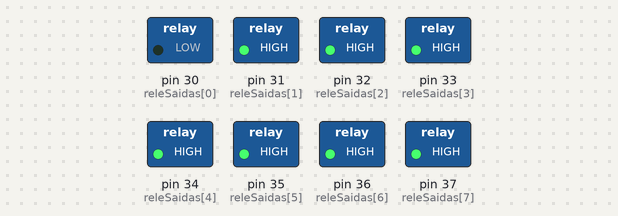
A sketch run on a simulated Arduino Mega 2560, built with avr-gcc and run on an emulated ATmega2560. Shown: switched loads named in the sketch (green lamp = pin HIGH).

Above: at 0.15 s.
At 1.35 s:
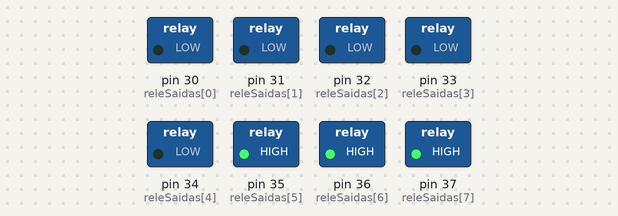
At 2.7 s:
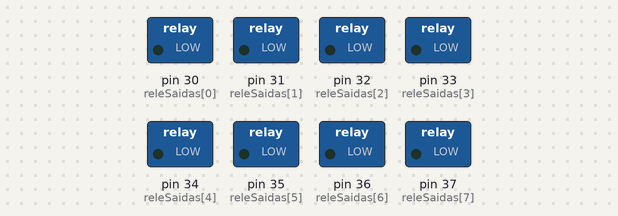
At 4.45 s:
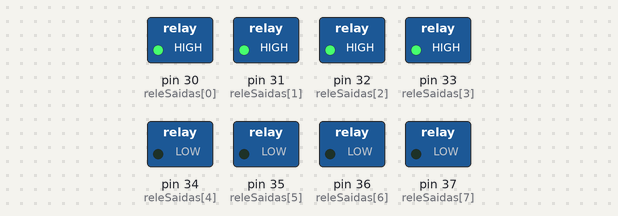
At 6.1 s:
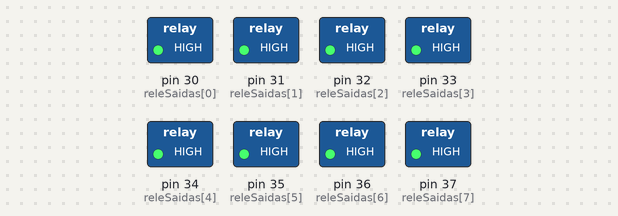
At 8.45 s:
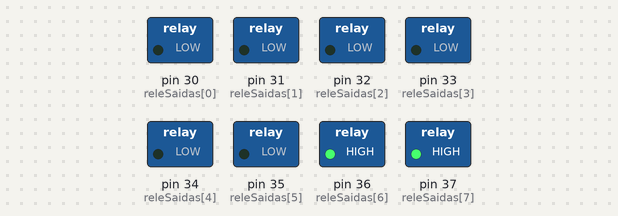
Timing chart, 0 to 8.8 s (numbered marks = the images above):
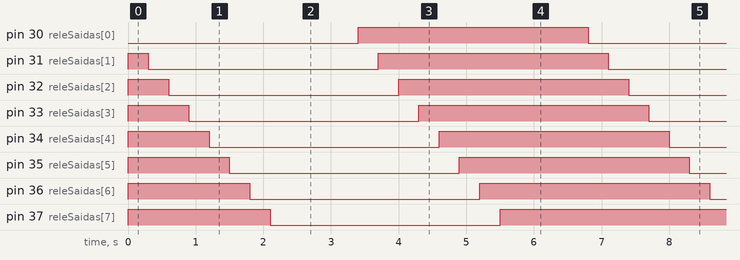

The sketch:

Teste_de_Bombeamento.ino
```cpp
// Definição dos seus pinos conforme informado
const int numSensores = 8;
const int releSaidas[numSensores] = {30, 31, 32, 33, 34, 35, 36, 37};

void setup() {
  // Inicializa cada pino do array como SAÍDA
  for (int i = 0; i < numSensores; i++) {
    pinMode(releSaidas[i], OUTPUT);

    // Garante que iniciem DESLIGADOS (High geralmente desliga módulos de relé comuns)
    digitalWrite(releSaidas[i], HIGH);
  }
}

void loop() {
  // 1. Liga um por um em sequência
  for (int i = 0; i < numSensores; i++) {
    digitalWrite(releSaidas[i], LOW); // Liga o relé
    delay(300);                       // Pequeno intervalo para o "click"
  }

  delay(1000); // Mantém todos ligados por 1 segundo

  // 2. Desliga um por um em sequência
  for (int i = 0; i < numSensores; i++) {
    digitalWrite(releSaidas[i], HIGH); // Desliga o relé
    delay(300);
  }

  delay(1000); // Pausa antes de recomeçar o ciclo
}
```

Measured:
- by itself, pin 30 (releSaidas[0]), pin 31 (releSaidas[1]), pin 32 (releSaidas[2]), pin 33 (releSaidas[3]), pin 34 (releSaidas[4]), pin 35 (releSaidas[5]), pin 36 (releSaidas[6]), pin 37 (releSaidas[7]): alternates HIGH for 3.4 s and LOW for 3.4 s
- by itself, everything shown: repeats every 6.8 s, in 16 steps
